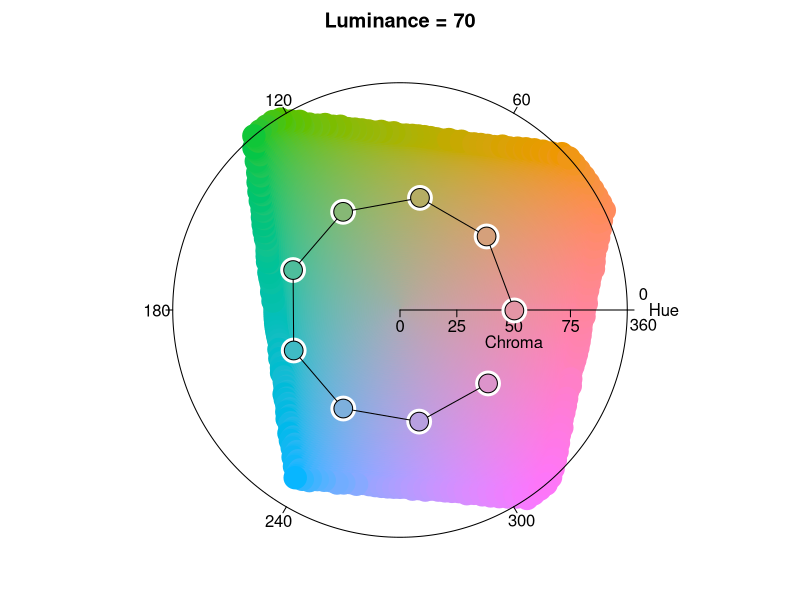
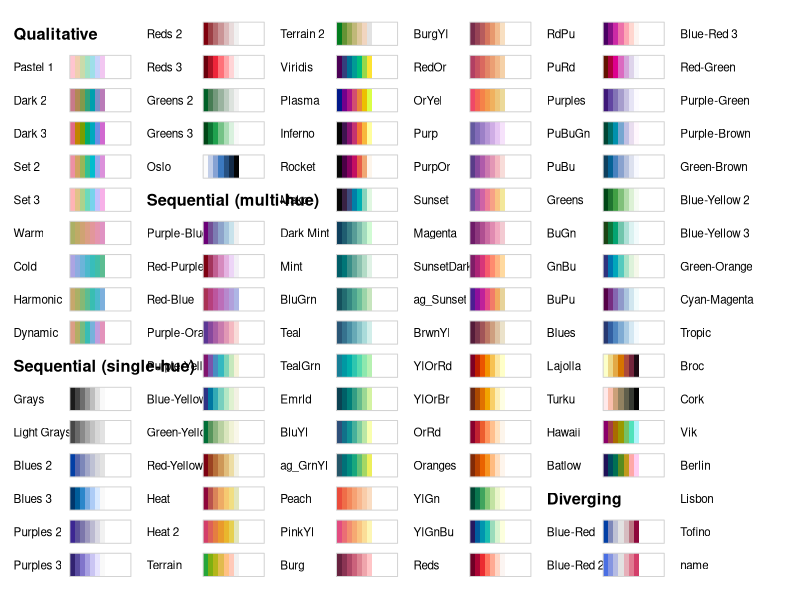

The R script that drew these images, in order: (Note: this script raises an error after producing the figures.)
## ---- chunk 1
library("colorspace")
hclplot(qualitative_hcl(9, c = 50, l = 70))
## ---- chunk 2
hcl_palettes(name = c(
  "Pastel 1", "Dark 3", "Harmonic",
  "Blues 3", "Greens 3", "Reds 3",
  "Heat", "Purple-Blue", "Viridis",
  "Blue-Red", "Green-Brown", "Tropic"
), plot = TRUE, n = 7)
## ---- chunk 3
library("ggplot2")
ggplot(iris, aes(x = Sepal.Length, fill = Species)) + geom_density(alpha = 0.6) + scale_fill_discrete_qualitative()
## ---- chunk 4
par(mar = rep(0, 4))
demoplot(sequential_hcl(99, "Inferno", rev = TRUE), type = "heatmap")
## ---- chunk 5
par(mar = rep(0, 4))
demoplot(deutan(sequential_hcl(99, "Inferno", rev = TRUE)), type = "heatmap")
## ---- chunk 6
par(mar = rep(0, 4))
demoplot(desaturate(sequential_hcl(99, "Inferno", rev = TRUE)), type = "heatmap")
